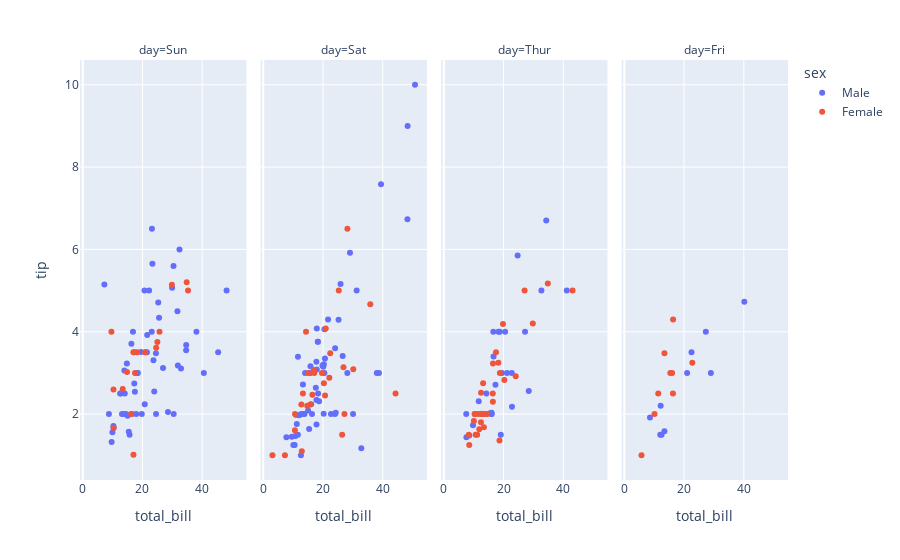

The notebook cell saved with this chart:
### Code cell
px.scatter(tips, 'total_bill', 'tip', color='sex',facet_col='day')

### Figure 1 — Plotly figure (JSON) as saved in the notebook; plotly's stock layout.template omitted (floating-point values rounded to 4 significant figures)
{"data": [{"hovertemplate": "sex=Male<br>day=Sun<br>total_bill=%{x}<br>tip=%{y}<extra></extra>", "legendgroup": "Male", "marker": {"color": "#636efa", "symbol": "circle"}, "mode": "markers", "name": "Male", "orientation": "v", "showlegend": true, "type": "scatter", "x": [48.17, 45.35, 40.55, 38.07, 34.63, 34.65, 32.9, 31.85, 30.46, 31.71, 28.55, 32.4, 29.93, 30.4, 26.88, 24.55, 23.95, 25.56, 24.52, 25.29, 23.68, 23.1, 20.76, 21.5, 19.77, 23.33, 21.58, 21.01, 22.23, 23.17, 19.49, 17.89, 20.69, 18.43, 18.29, 18.04, 17.46, 17.26, 16.49, 15.69, 15.42, 15.04, 16.82, 16.29, 14.48, 13.81, 14.07, 14.78, 13.13, 13.94, 12.66, 12.54, 10.34, 10.27, 9.94, 9.68, 8.77, 7.25], "xaxis": "x", "y": [5, 3.5, 3, 4, 3.55, 3.68, 3.11, 3.18, 2, 4.5, 2.05, 6, 5.07, 5.6, 3.12, 2, 2.55, 4.34, 3.48, 4.71, 3.31, 4, 2.24, 3.5, 2, 5.65, 3.92, 3.5, 5, 6.5, 3.51, 2, 5, 3, 3, 3, 2.54, 2.74, 2, 1.5, 1.57, 1.96, 4, 3.71, 2, 2, 2.5, 3.23, 2, 3.06, 2.5, 2.5, 1.66, 1.71, 1.56, 1.32, 2, 5.15], "yaxis": "y"}, {"hovertemplate": "sex=Male<br>day=Sat<br>total_bill=%{x}<br>tip=%{y}<extra></extra>", "legendgroup": "Male", "marker": {"color": "#636efa", "symbol": "circle"}, "mode": "markers", "name": "Male", "orientation": "v", "showlegend": false, "type": "scatter", "x": [48.27, 50.81, 48.33, 38.73, 38.01, 39.42, 32.83, 30.06, 31.27, 28.15, 26.59, 29.03, 24.27, 24.01, 25.21, 25.89, 22.67, 24.06, 20.23, 20.45, 21.7, 20.65, 20.29, 20.08, 19.82, 20.49, 18.69, 17.82, 18.35, 17.81, 17.59, 17.92, 18.29, 17.78, 18.24, 16.31, 17.92, 16.04, 15.36, 15.01, 15.69, 15.81, 15.53, 13.81, 12.6, 13.37, 14, 12.69, 13.28, 11.59, 12.02, 11.24, 10.77, 10.51, 11.02, 10.07, 11.61, 9.55, 7.74], "xaxis": "x2", "y": [6.73, 10, 9, 3, 3, 7.58, 1.17, 2, 5, 3, 3.41, 5.92, 2.03, 2, 4.29, 5.16, 2, 3.6, 2.01, 3, 4.3, 3.35, 3.21, 3.15, 3.18, 4.06, 2.31, 1.75, 2.5, 2.34, 2.64, 3.08, 3.76, 3.27, 3.76, 2, 4.08, 2.24, 1.64, 2.09, 3, 3.16, 3, 2, 1, 2, 3, 2, 2.72, 1.5, 1.97, 1.76, 1.47, 1.25, 1.98, 1.25, 3.39, 1.45, 1.44], "yaxis": "y2"}, {"hovertemplate": "sex=Male<br>day=Thur<br>total_bill=%{x}<br>tip=%{y}<extra></extra>", "legendgroup": "Male", "marker": {"color": "#636efa", "symbol": "circle"}, "mode": "markers", "name": "Male", "orientation": "v", "showlegend": false, "type": "scatter", "x": [41.19, 32.68, 34.3, 28.44, 27.2, 22.82, 22.76, 24.71, 21.16, 19.08, 20.53, 19.44, 18.71, 17.29, 18.28, 16, 15.98, 15.95, 15.48, 16.66, 16.58, 14.26, 13.51, 13.03, 11.69, 10.34, 9.78, 8.52, 7.56, 7.51], "xaxis": "x3", "y": [5, 5, 6.7, 2.56, 4, 2.18, 3, 5.85, 3, 1.5, 4, 3, 4, 2.71, 4, 2, 2.03, 2, 2.02, 3.4, 4, 2.5, 2, 2, 2.31, 2, 1.73, 1.48, 1.44, 2], "yaxis": "y3"}, {"hovertemplate": "sex=Male<br>day=Fri<br>total_bill=%{x}<br>tip=%{y}<extra></extra>", "legendgroup": "Male", "marker": {"color": "#636efa", "symbol": "circle"}, "mode": "markers", "name": "Male", "orientation": "v", "showlegend": false, "type": "scatter", "x": [40.17, 28.97, 27.28, 22.49, 21.01, 13.42, 12.46, 12.03, 12.16, 8.58], "xaxis": "x4", "y": [4.73, 3, 4, 3.5, 3, 1.58, 1.5, 1.5, 2.2, 1.92], "yaxis": "y4"}, {"hovertemplate": "sex=Female<br>day=Sun<br>total_bill=%{x}<br>tip=%{y}<extra></extra>", "legendgroup": "Female", "marker": {"color": "#EF553B", "symbol": "circle"}, "mode": "markers", "name": "Female", "orientation": "v", "showlegend": true, "type": "scatter", "x": [35.26, 34.81, 29.85, 25.71, 25, 24.59, 20.9, 16.99, 18.15, 17.51, 16.21, 17.31, 16.97, 14.83, 13.39, 10.33, 10.29, 9.6], "xaxis": "x", "y": [5, 5.2, 5.14, 4, 3.75, 3.61, 3.5, 1.01, 3.5, 3, 2, 3.5, 3.5, 3.02, 2.61, 1.67, 2.6, 4], "yaxis": "y"}, {"hovertemplate": "sex=Female<br>day=Sat<br>total_bill=%{x}<br>tip=%{y}<extra></extra>", "legendgroup": "Female", "marker": {"color": "#EF553B", "symbol": "circle"}, "mode": "markers", "name": "Female", "orientation": "v", "showlegend": false, "type": "scatter", "x": [44.3, 35.83, 30.14, 27.18, 26.41, 26.86, 28.17, 25.28, 22.12, 22.42, 20.69, 20.29, 20.92, 19.65, 17.07, 16.45, 16.93, 15.77, 14.73, 15.06, 12.9, 13.27, 12.76, 14.31, 10.59, 10.63, 7.25, 3.07], "xaxis": "x2", "y": [2.5, 4.67, 3.09, 2, 1.5, 3.14, 6.5, 5, 2.88, 3.48, 2.45, 2.75, 4.08, 3, 3, 2.47, 3.07, 2.23, 2.2, 3, 1.1, 2.5, 2.23, 4, 1.61, 2, 1, 1], "yaxis": "y2"}, {"hovertemplate": "sex=Female<br>day=Thur<br>total_bill=%{x}<br>tip=%{y}<extra></extra>", "legendgroup": "Female", "marker": {"color": "#EF553B", "symbol": "circle"}, "mode": "markers", "name": "Female", "orientation": "v", "showlegend": false, "type": "scatter", "x": [43.11, 34.83, 29.8, 27.05, 24.08, 20.27, 18.64, 18.78, 19.81, 18.26, 16.43, 17.47, 16.4, 16.47, 14.52, 14.15, 13.42, 13, 13, 12.74, 12.43, 13.16, 12.26, 11.87, 12.48, 11.17, 11.38, 10.65, 10.33, 10.07, 8.51, 8.35], "xaxis": "x3", "y": [5, 5.17, 4.2, 5, 2.92, 2.83, 1.36, 3, 4.19, 3.25, 2.3, 3.5, 2.5, 3.23, 2, 2, 1.68, 2, 2, 2.01, 1.8, 2.75, 2, 1.63, 2.52, 1.5, 2, 1.5, 2, 1.83, 1.25, 1.5], "yaxis": "y3"}, {"hovertemplate": "sex=Female<br>day=Fri<br>total_bill=%{x}<br>tip=%{y}<extra></extra>", "legendgroup": "Female", "marker": {"color": "#EF553B", "symbol": "circle"}, "mode": "markers", "name": "Female", "orientation": "v", "showlegend": false, "type": "scatter", "x": [22.75, 16.27, 15.98, 15.38, 16.32, 13.42, 11.35, 10.09, 5.75], "xaxis": "x4", "y": [3.25, 2.5, 3, 3, 4.3, 3.48, 2.5, 2, 1], "yaxis": "y4"}], "layout": {"annotations": [{"font": {}, "showarrow": false, "text": "day=Sun", "x": 0.1175, "xanchor": "center", "xref": "paper", "y": 1, "yanchor": "bottom", "yref": "paper"}, {"font": {}, "showarrow": false, "text": "day=Sat", "x": 0.3725, "xanchor": "center", "xref": "paper", "y": 1, "yanchor": "bottom", "yref": "paper"}, {"font": {}, "showarrow": false, "text": "day=Thur", "x": 0.6275, "xanchor": "center", "xref": "paper", "y": 1, "yanchor": "bottom", "yref": "paper"}, {"font": {}, "showarrow": false, "text": "day=Fri", "x": 0.8825, "xanchor": "center", "xref": "paper", "y": 1, "yanchor": "bottom", "yref": "paper"}], "legend": {"title": {"text": "sex"}, "tracegroupgap": 0}, "margin": {"t": 60}, "xaxis": {"anchor": "y", "domain": [0, 0.235], "title": {"text": "total_bill"}}, "xaxis2": {"anchor": "y2", "domain": [0.255, 0.49], "matches": "x", "title": {"text": "total_bill"}}, "xaxis3": {"anchor": "y3", "domain": [0.51, 0.745], "matches": "x", "title": {"text": "total_bill"}}, "xaxis4": {"anchor": "y4", "domain": [0.765, 1.0], "matches": "x", "title": {"text": "total_bill"}}, "yaxis": {"anchor": "x", "domain": [0, 1], "title": {"text": "tip"}}, "yaxis2": {"anchor": "x2", "domain": [0, 1], "matches": "y", "showticklabels": false}, "yaxis3": {"anchor": "x3", "domain": [0, 1], "matches": "y", "showticklabels": false}, "yaxis4": {"anchor": "x4", "domain": [0, 1], "matches": "y", "showticklabels": false}}}
